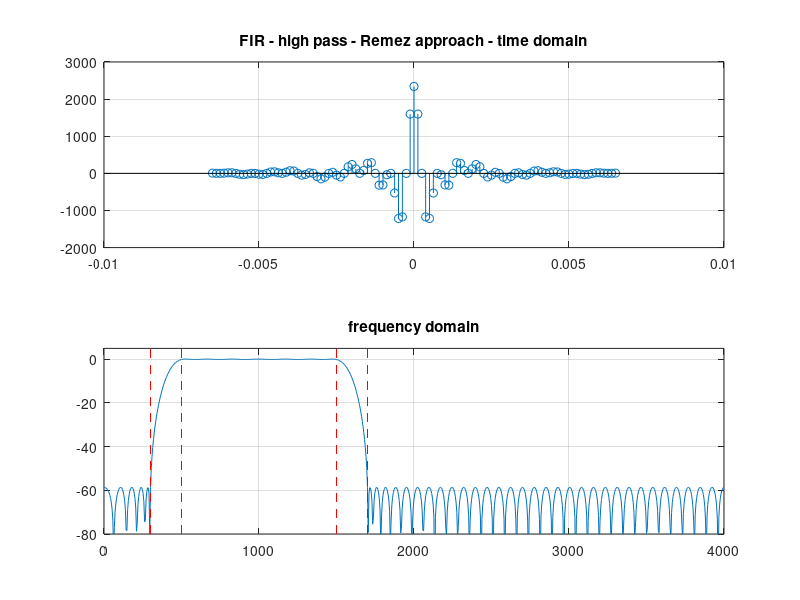
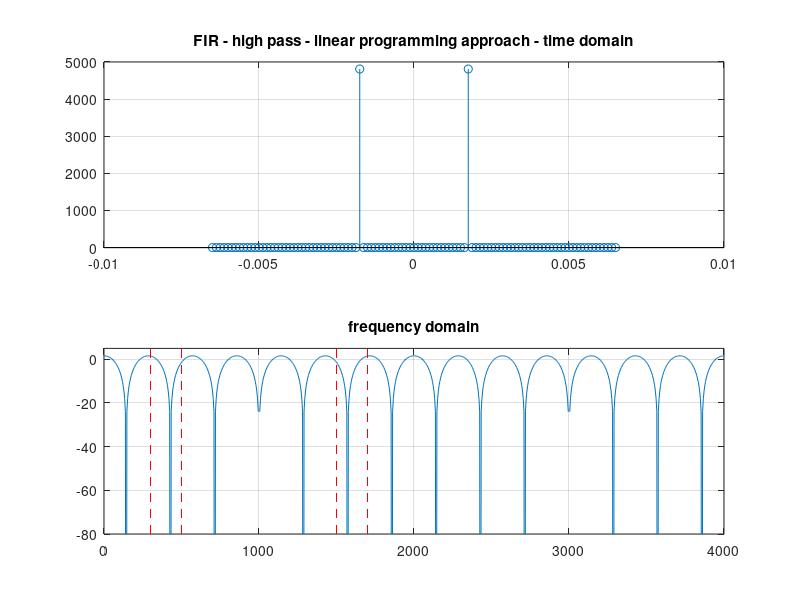

Recreate these plots in MATLAB, in order.
clearvars
close all
clc

%% LAB 4 FIR FILTER - BAND PASS


% Repetition rate
Fp = 8e3; % [Hz]
% so that the samplig period is
T = 1/Fp; % [s]

% pass band
fp1 = 500; % [Hz] from
fp2 = 1500; % [Hz] to

% attenuation bands
fs1 = 300; % [Hz] from 0 to
fs2 = 1700; % [Hz] from ... to Fp/2

% required limits
err_lim = [1e-3 1e-2 1e-3];


%% 1) REMEZ ALGORITHM TECHNIQUE

% define filter
[N,Fo,Ao,W] = firpmord([fs1 fp1 fp2 fs2],[0 1 0],err_lim,Fp); % identify order
N = 2*ceil(N/2); % must be an even number; number of samples is N+1
disp(['firpmord suggests a filter of order ' num2str(N)])
h0 = firpm(N,Fo,Ao,W)/T; 
t = T*(-N/2:N/2);

% behaviour in frequency obtained by use of function freqz
[H0,ff] = freqz(h0,1,8*(N+1),Fp);
H0 = T*H0; % normalization factor

% show results
figure(1)
subplot(2,1,1)
stem(t,h0); grid; title('FIR - high pass - Remez approach - time domain')
subplot(2,1,2)
plot(ff,20*log10(abs(H0))); grid; xlim([0 Fp/2]); ylim([-80, 5]); 
title('frequency domain')
hold on; plot([1,1]*fp1,ylim,'r--'); plot([1,1]*fp2,ylim,'r--'); 
plot([1,1]*fs1,ylim,'r--'); plot([1,1]*fs2,ylim,'r--'); hold off;


%% 2) LINEAR PROGRAM TECHNIQUE

% frequencies samples of interest
F = Fp/(N+1)/32; % min 32 samles per cosine period
f = [0:F:fs1, fp1:fp2, fs2:F:Fp/2].'; % frequency samples, column vector

% build matrices
d = (f>=fp1).*(f<=fp2); % ideal filter shape
w = err_lim(1)*(f<=fs1) + err_lim(2)*(f>=fp1).*(f<=fp2) ...
    + err_lim(3)*(f>=fs2); % weighting function
V = T*ones(size(f)); % cosines matrix
for n = 1:N/2
    V = [V,2*T*cos(2*pi*f*n*T)];
end

% linear programming solution
g = [zeros(N/2+1,1);1];
A = [-V, -w; V, -w];
b = [-d;d];
x = linprog(g,A,b); % solve the linear program

% define filter
h0 = [x(N/2+1:-1:2);x(1:N/2+1)];
t = T*(-N/2:N/2);

% behaviour in frequency obtained by use of function freqz
[H0,ff] = freqz(h0,1,8*(N+1),Fp);
H0 = T*H0; % normalization factor

% show results
figure(2)
subplot(2,1,1)
stem(t,h0); grid; title('FIR - high pass - linear programming approach - time domain')
subplot(2,1,2)
plot(ff,20*log10(abs(H0))); grid; xlim([0 Fp/2]); ylim([-80, 5]); 
title('frequency domain')
hold on; plot([1,1]*fp1,ylim,'r--'); plot([1,1]*fp2,ylim,'r--'); 
plot([1,1]*fs1,ylim,'r--'); plot([1,1]*fs2,ylim,'r--'); hold off;
